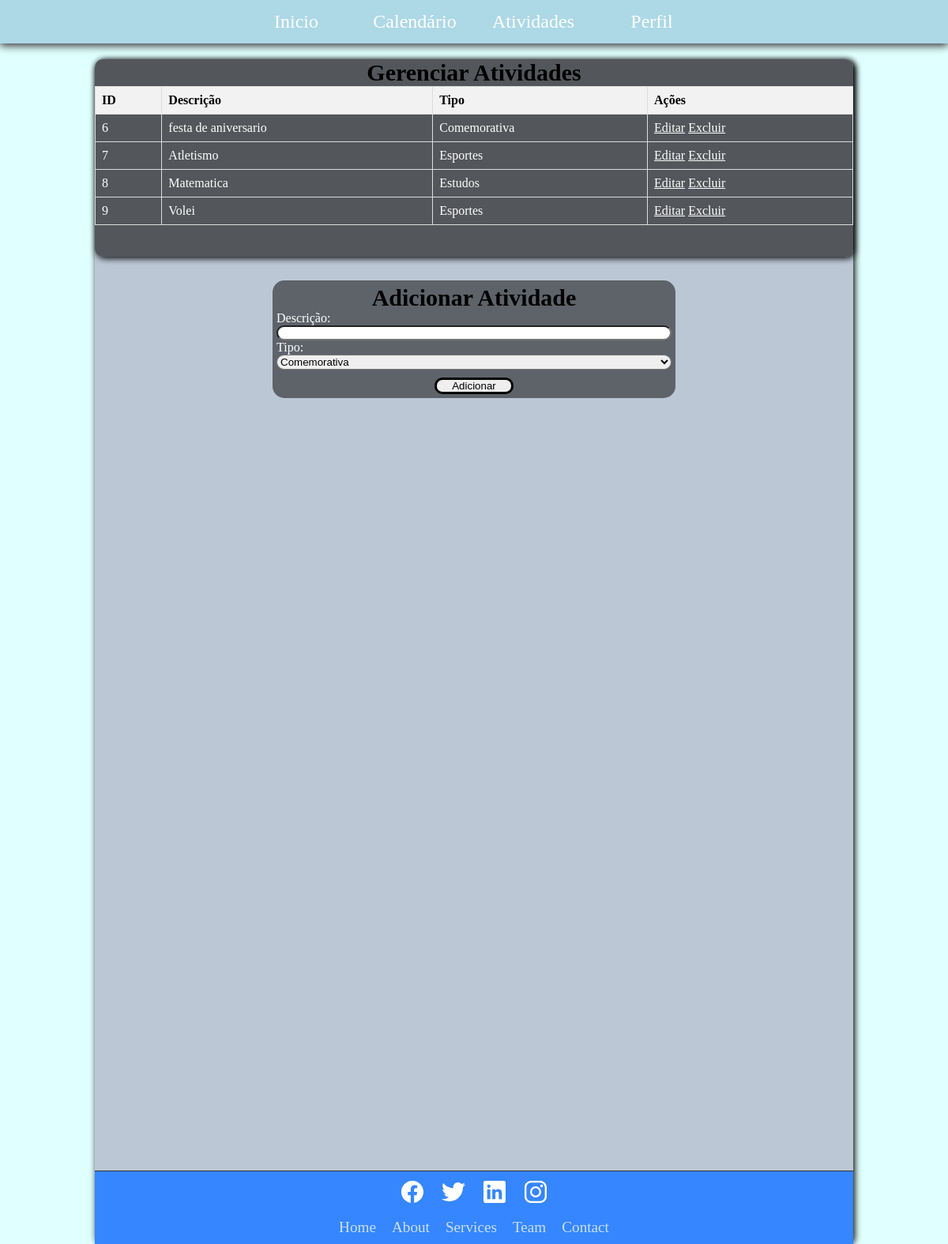
Before: /benkyo_project/atividades.php (signed in) with the older database file.
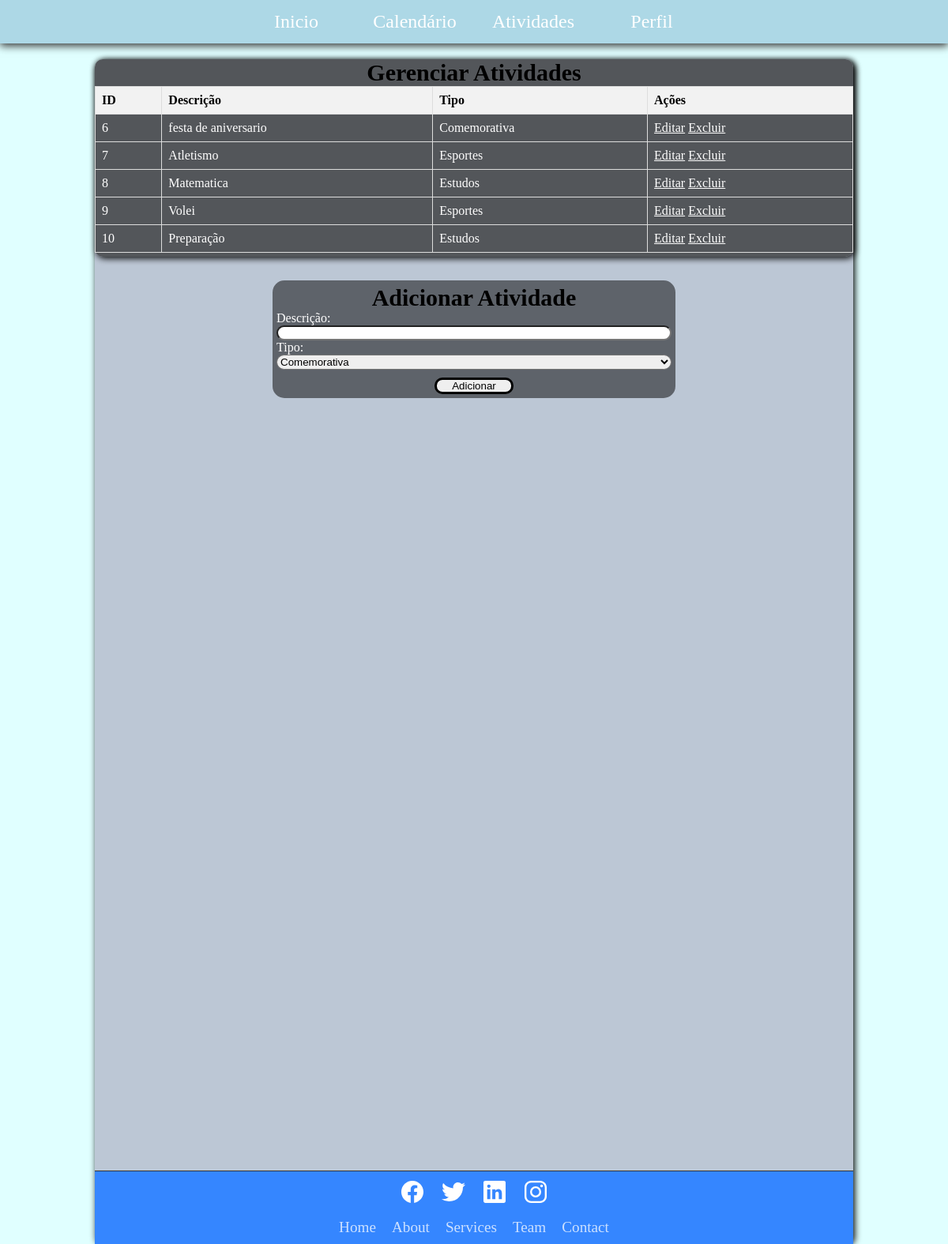
After: the same page with the newer database file.
### tables this page shows
CREATE TABLE `atividade` (
  `idAtividade` int(11) NOT NULL,
  `idUsuario` int(11) NOT NULL,
  `descricaoAtividade` varchar(255) NOT NULL,
  `tipoAtividade` enum('Comemorativa','Esportes','Estudos','Outros') NOT NULL
);

### benkyo_project/atividade/atividades.php (the view, shortened to what this page needs)
<?php
include "db.php";
$user_id = $_SESSION['user_id'];
$query = "SELECT * FROM Atividade WHERE idUsuario = ?";
$stmt = $pdo->prepare($query);
$stmt->execute([$user_id]);
$atividades = $stmt->fetchAll(PDO::FETCH_ASSOC);
?>
<!DOCTYPE html>
<html lang="pt-BR">
<head>
</head>
<body>
    <h1>Gerenciar Atividades</h1>
    <table>
        <tr>
            <th>ID</th>
            <th>Descrição</th>
            <th>Tipo</th>
            <th>Ações</th>
        </tr>
        <?php foreach ($atividades as $atividade): ?>
        <tr>
            <td><?= htmlspecialchars($atividade['idAtividade']) ?></td>
            <td><?= htmlspecialchars($atividade['descricaoAtividade']) ?></td>
            <td><?= htmlspecialchars($atividade['tipoAtividade']) ?></td>
            <td>
                <a href="editavel.php?id=<?= $atividade['idAtividade'] ?>">Editar</a>
                <a href="atividade/delete.php?id=<?= $atividade['idAtividade'] ?>" onclick="return confirm('Tem certeza que deseja excluir?')">Excluir</a>
            </td>
        </tr>
        <?php endforeach; ?>
    </table>
</body>
</html>

Changed rows visible on the page:
added atividade: idAtividade "10", descricaoAtividade "Preparação", tipoAtividade "Estudos"
